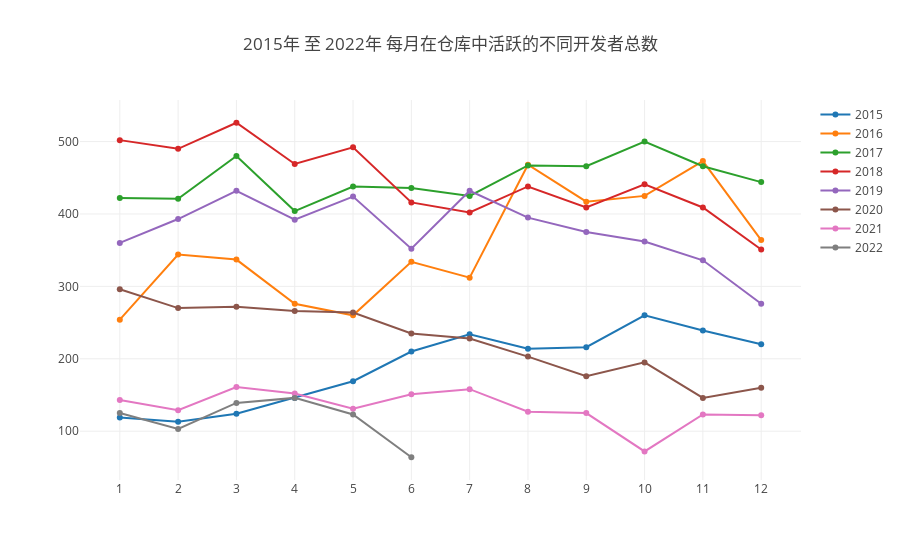

The cell this chart's notebook holds for it:
### Markdown cell above
### 4. 每月在仓库中活跃（只要有日志产生就算）的不同开发者（也就是一个GitHub账号）总数

### Code cell
var q = `SELECT  toYear(created_at) as Year, toMonth(created_at) as Month, count(distinct(actor_id)) as actor_cnt
    From github_log.events
    where repo_id =${repo_id}
    Group by toYear(created_at),toMonth(created_at)`;
(openDigger.driver.clickhouse.query(q)).then(data=>{
    //排序
    data.sort(function(a,b){
    return a['Month']-b['Month'];
    })

    Alldata=[]
    Year=[2015,2016,2017,2018,2019,2020,2021,2022]
    for(var i=0;i<Year.length;i++){
        var y=[]
        var x=[]
        data.forEach((d,index)=>{
            if(d['Year']==Year[i]){
                var x_index=x.indexOf(d['Month'])
                if(x_index===-1){
                    y.push(parseInt(d['actor_cnt']))
                    x.push(d['Month'])
                }
                else {
                    y[x_index]+=parseInt(d['actor_cnt'])
                }}
})
    Alldata.push({y: y,x:x,name:Year[i]})
    }
   openDigger.render.plotly(Alldata, {
        title:  `${startYear}年 至 ${year}年 每月在仓库中活跃的不同开发者总数`,
        xaxis: {type: 'category'}
    });
    var tableData=[]
    Alldata.forEach((d,index)=>{
    //console.log(d)
    var table={}
    table['年份']=d['name']
    for(var i = 0;i<d['y'].length;i++){
       table[(d['x'][i])+'月']=d['y'][i]
        }
    tableData.push(table)
});
    console.table(tableData)
})

### Figure 1 — Plotly figure (JSON) as saved in the notebook; plotly's stock layout.template omitted (floating-point values rounded to 4 significant figures)
{"data": [{"name": 2015, "x": [1, 2, 3, 4, 5, 6, 7, 8, 9, 10, 11, 12], "y": [119, 113, 124, 146, 169, 210, 234, 214, 216, 260, 239, 220]}, {"name": 2016, "x": [1, 2, 3, 4, 5, 6, 7, 8, 9, 10, 11, 12], "y": [254, 344, 337, 276, 260, 334, 312, 468, 417, 425, 473, 364]}, {"name": 2017, "x": [1, 2, 3, 4, 5, 6, 7, 8, 9, 10, 11, 12], "y": [422, 421, 480, 404, 438, 436, 425, 467, 466, 500, 466, 444]}, {"name": 2018, "x": [1, 2, 3, 4, 5, 6, 7, 8, 9, 10, 11, 12], "y": [502, 490, 526, 469, 492, 416, 402, 438, 409, 441, 409, 351]}, {"name": 2019, "x": [1, 2, 3, 4, 5, 6, 7, 8, 9, 10, 11, 12], "y": [360, 393, 432, 392, 424, 352, 432, 395, 375, 362, 336, 276]}, {"name": 2020, "x": [1, 2, 3, 4, 5, 6, 7, 8, 9, 10, 11, 12], "y": [296, 270, 272, 266, 264, 235, 228, 203, 176, 195, 146, 160]}, {"name": 2021, "x": [1, 2, 3, 4, 5, 6, 7, 8, 9, 10, 11, 12], "y": [143, 129, 161, 152, 131, 151, 158, 127, 125, 72, 123, 122]}, {"name": 2022, "x": [1, 2, 3, 4, 5, 6], "y": [125, 103, 139, 146, 123, 64]}], "layout": {"autosize": true, "title": {"text": "2015年 至 2022年 每月在仓库中活跃的不同开发者总数"}, "xaxis": {"autorange": true, "range": [-0.6756, 11.68], "type": "category"}, "yaxis": {"autorange": true, "range": [25.87, 564.1], "type": "linear"}}}
